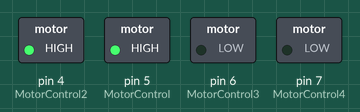
Bench run of a sketch on a simulated Arduino Uno, built with avr-gcc and run on an emulated ATmega328P. On the bench: switched loads named in the sketch (green lamp = pin HIGH).

Above: at 0.6 s.
At 3.7 s:
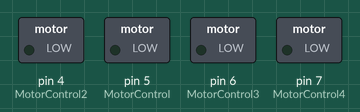
At 7.2 s:
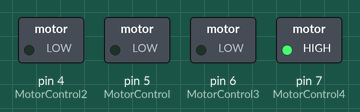
Timing chart, 0 to 10.7 s (numbered marks = the images above):
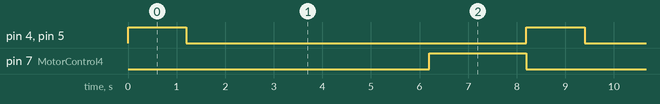

Measured:
- by itself, pin 4 (MotorControl2), pin 5 (MotorControl): alternates HIGH for 1.2 s and LOW for 7.0 s
- by itself, pin 7 (MotorControl4): alternates HIGH for 2.0 s and LOW for 6.2 s
- by itself, everything shown: repeats every 8.2 s, in 4 steps

The sketch:

relayshieldtest.ino
```cpp
int MotorControl = 5;    // Digital Arduino Pin used to control the motor J3
int MotorControl2 = 4;    // Digital Arduino Pin used to control the motor J4
int MotorControl3 = 6;    // Digital Arduino Pin used to control the motor J2
int MotorControl4 = 7;    // Digital Arduino Pin used to control the motor J1

// the setup routine runs once when you press reset:
void setup()  {
  pinMode(MotorControl, OUTPUT); // declare pins 4, 5, 6, and 7 to be an output:
  pinMode(MotorControl2, OUTPUT);
  pinMode(MotorControl3, OUTPUT);
  pinMode(MotorControl4, OUTPUT);
}

// the loop routine runs over and over again forever:
void loop()  {
  // NO3 and COM3 Connected (the motor is running)
  digitalWrite(MotorControl,HIGH); // wait 1000 milliseconds (1 second)
  digitalWrite(MotorControl2,HIGH);
  delay(1200); // wait 1000 milliseconds (1 second)
  // NO3 and COM3 Disconnected (the motor is not running)


  digitalWrite(MotorControl,LOW);
  digitalWrite(MotorControl2,LOW);
  delay(5000); // wait 5000 milliseconds (5 seconds)


  digitalWrite(MotorControl4,HIGH);
  delay(2000);
  digitalWrite(MotorControl4,LOW);
}
```
